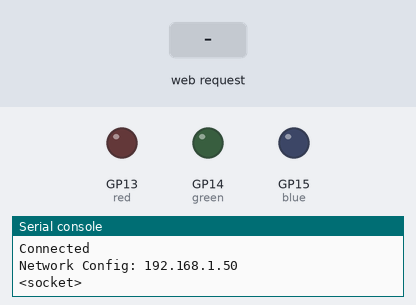
Recording of a program running on a simulated Raspberry Pi Pico running MicroPython. Shown: output pins drawn as LEDs (lit = HIGH), the last lines printed to the serial console. The test bench sets the inputs (shaded band). WiFi joins after 1.5 s; library files of the repository ran but are not shown: secrets.py.

Above: at 3.2 s.
3.3 s: HTTP request GET /red? received
At 3.9 s:
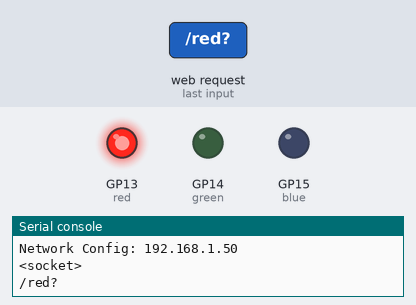
4.8 s: HTTP request GET /green? received
At 6.0 s:
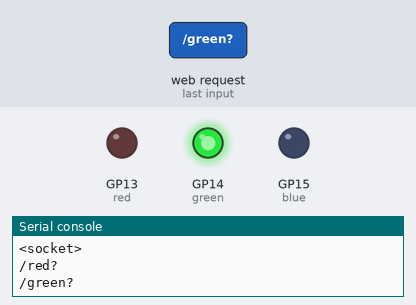
6.3 s: HTTP request GET /blue? received
At 7.4 s:
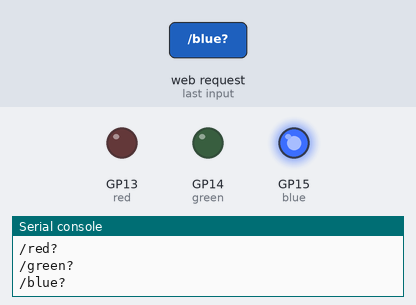
Timing chart, 0 to 9.3 s (numbered marks = the images above; inputs shaded):
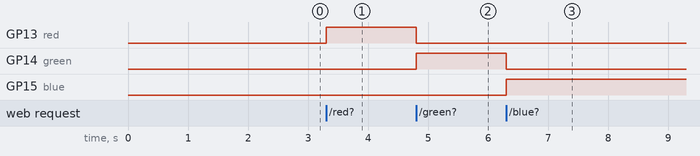

Measured:
- after the input at 3.3 s, GP13 (red): LOW → HIGH at once
- after the input at 4.8 s, GP13 (red): HIGH → LOW at once; GP14 (green): LOW → HIGH at once
- after the input at 6.3 s, GP14 (green): HIGH → LOW at once; GP15 (blue): LOW → HIGH at once

The program:

practice_webserver.py
```python
import machine
import socket
import math
import time

from secrets import *
from do_connect import *

red = machine.Pin(13, machine.Pin.OUT)
green = machine.Pin(14, machine.Pin.OUT)
blue = machine.Pin(15, machine.Pin.OUT)

def webpage():
    html = """
    <!DOCTYPE html>
    <html>
    <body>
        <form action="./red">
            <input type="submit" value="Red " />
        </form>
        <form action="./green">
            <input type="submit" value="Green" />
        </form>
        <form action="./blue">
            <input type="submit" value="Blue" />
        </form>
        <form action="./off">
            <input type="submit" value="Off" />
        </form>
    </body>
    </html>
    """
    return html

def serve(connection):
    while True:
        client = connection.accept()[0]
        request = client.recv(1024)
        request = str(request)
        try:
            request = request.split()[1]
        except IndexError:
            pass

        print(request)

        if request == '/off?':
            red.low()
            green.low()
            blue.low()
        elif request == '/red?':
            red.high()
            green.low()
            blue.low()
        elif request == '/green?':
            red.low()
            green.high()
            blue.low()
        elif request == '/blue?':
            red.low()
            green.low()
            blue.high()

        html = webpage()
        client.send(html)
        client.close()

def open_socket(ip):
    # Open a socket
    address = (ip, 80)
    connection = socket.socket()
    connection.bind(address)
    connection.listen(1)
    print(connection)
    return(connection)


try:
    ip=do_connect()
    if ip is not None:
        connection = open_socket(ip)
        serve(connection)
except KeyboardInterrupt:
    #connection.shutdown(socket.SHUT_RDWR)
    connection.close()
    #print(connection)
    red.low()
    green.low()
    blue.low()
    print("exiting...")
    machine.reset()
```

do_connect.py
```python
import network
import time
from secrets import *

# status				Value	Description
# STAT_IDLE				0		No connection and no activity
# STAT_CONNECTING		1		Connecting in progress
# STAT_WRONG_PASSWORD	-3		Failed due to incorrect password
# STAT_NO_AP_FOUND		-2		Failed because no access point replied
# STAT_CONNECT_FAIL		-1		Failed due to other problems
# STAT_GOT_OP			3		Connection Successful

def do_connect(ssid=secrets['ssid'], password=secrets['password']):
    wlan = network.WLAN(network.STA_IF)
    wlan.active(True)
    wlan.connect(secrets['ssid'], secrets['password'])

    # Wait for connect or fail
    wait = 10
    while wait > 0:
        if wlan.status() < 0 or wlan.status() >=3:
            break
        wait -=1
        print(f"Waiting for connection, status {wlan.status()}...")
        time.sleep(1)

    # Handle connection error
    if wlan.status() != 3:
        raise RuntimeError(f"Wifi connection failed, status {wlan.status()}")
    else:
        print("Connected")
        ip = wlan.ifconfig()[0]
        print(f"Network Config: {ip}")
        return ip
```
